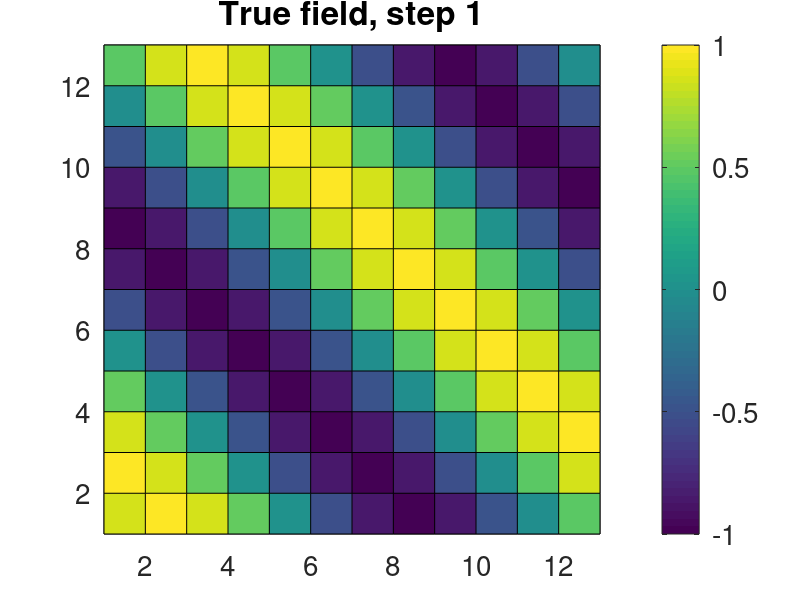
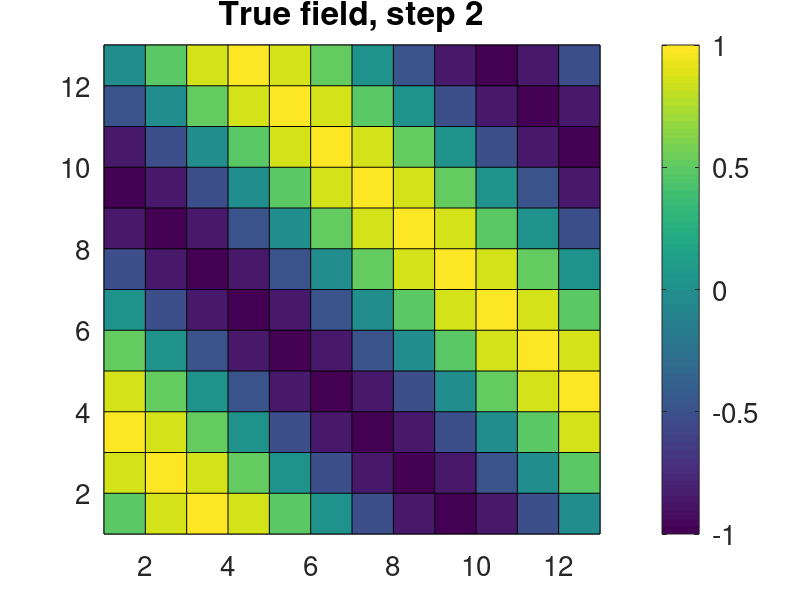
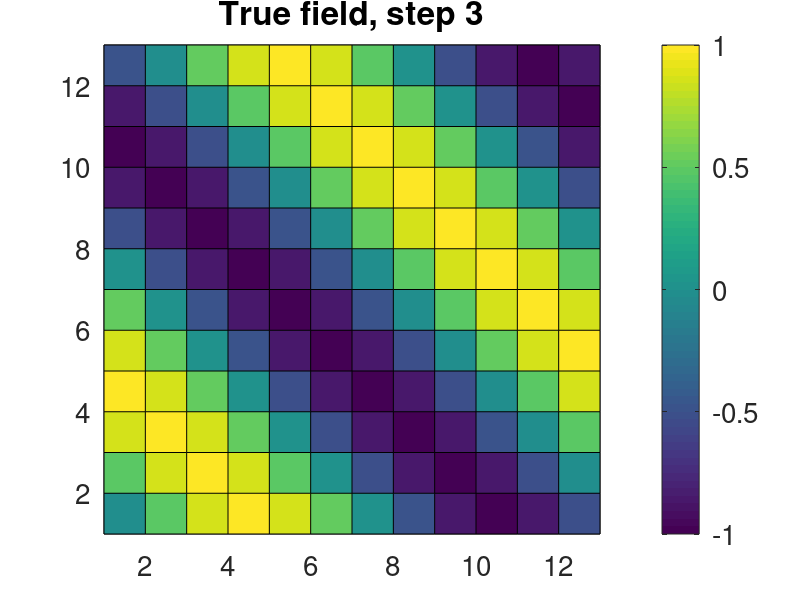
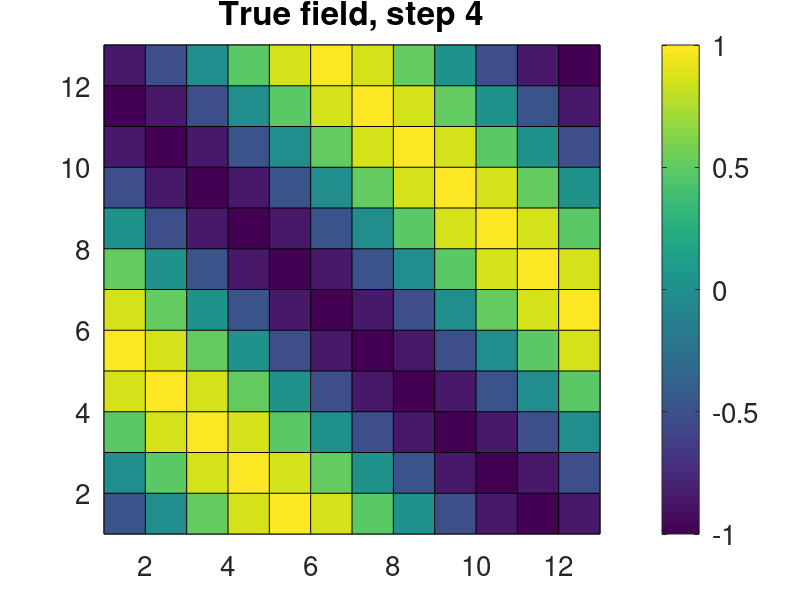

The MATLAB source for these figures, in order:
% Script to generate files for the PDAF online tutorial

dim_x = 12;         % Grid dimension in x-direction
dim_y = 12;         % Grid dimension in y-direction
dim_ens = 4;        % Maximum ensemble size
dim_step = 8;      % Number of time steps
stddev_obs = 0.5;   % Observation error standard deviation
dxobs = 4;          % x-Grid spacing for observations type A
dyobs = 4;          % y-Grid spacing for observations type A
dxobsB = 4;        % x-Grid spacing for observations type B
dyobsB = 4;         % y-Grid spacing for observations type B
obsB_offsetx = -2;  % x-offset in position of observations type B
obsB_offsety = -2;  % y-offset in position of observations type B

dowrite = 1;        % 1 to write files

% Locations of observations not placed at grid points (x, y)
obs_interp = [3.0 2.1; ...
     3.4 6.8; ...
     6.1 6.8; ...
     8.9 7.6; ...
     8.9 14.9; ...
     20.0 6.4; ...
     20.4 16.1; ...
     14.1 10.2; ...
     31.0 5.2; ...
     31.2 11.9; ...
     28.9 14.9];

 
% Reset random number generation
rng('default')

% True field
for j=1:dim_x
    for i=1:dim_y
        field(i,j,1) = sin(2*pi*(i/12+j/12));
    end
end

for step=2:dim_step+1
    for j=1:dim_x
        for i=1:dim_y-1
            field(i+1,j,step) = field(i,j,step-1);
        end
    end
    field(1,:,step) = field(dim_y,:,step-1);
end

for step=1:dim_step+1
    field_plot=zeros(dim_y+1, dim_x+1);
    field_plot(1:dim_y,1:dim_x) = field(:,:,step);
    figure
    pcolor(field_plot)
    set(gca,'fontsize',20)
    cb=colorbar;
    set(cb,'fontsize',20)
    title(['True field, step ' num2str(step)],'fontsize',24)
end


% Ensemble states
for k=1:dim_ens
    if k==1
        for j=1:dim_x
            for i=1:dim_y
                ens(i,j,k) = sin(2*pi*(i/12+j/12)+2*0.5*pi*(k+5)/dim_ens);
            end
        end
    elseif k ==2
        for j=1:dim_x
            for i=1:dim_y
                ens(i,j,k) = sin(2*pi*(i/12+j/12)+1.5*2*0.5*pi*(k+5)/dim_ens);
            end
        end
    elseif k ==3
        for j=1:dim_x
            for i=1:dim_y
                ens(i,j,k) = sin(2*pi*(i/12-j/12)+2*0.5*pi*(k+5)/dim_ens);
            end
        end
    elseif k ==4
        for j=1:dim_x
            for i=1:dim_y
                ens(i,j,k) = sin(2*pi*(i/12-j/12)+1.7*2*0.5*pi*(k+5)/dim_ens);
            end
        end
    elseif k ==5
        for j=1:dim_x
            for i=1:dim_y
                ens(i,j,k) = sin(2*pi*(i/12+0/12)+2*0.5*pi*(k+5)/dim_ens);
            end
        end
    elseif k ==6
        for j=1:dim_x
            for i=1:dim_y
                ens(i,j,k) = sin(2*pi*(i/12+0/12)+1.7*2*0.5*pi*(k+5)/dim_ens);
            end
        end
    end         
    figure
    field_plot=zeros(dim_y+1, dim_x+1);
    field_plot(1:dim_y,1:dim_x) = ens(:,:,k);
    pcolor(field_plot)
    set(gca,'fontsize',20)
    cb=colorbar;
    set(cb,'fontsize',20)
    title(['Ensemble member ' num2str(k)],'fontsize',24)
end

figure
field_plot=zeros(dim_y+1, dim_x+1);
ensmean = mean(ens,3);
field_plot(1:dim_y,1:dim_x) = ensmean;
pcolor(field_plot)
set(gca,'fontsize',20)
cb=colorbar;
set(cb,'fontsize',20)
title('Initial estimate (ensemble mean)','fontsize',24)


% Observations
obs_error = stddev_obs * randn(dim_y, dim_x, dim_step+1);
full_obs = field + obs_error;

for step=1:dim_step+1
    field_plot=zeros(dim_y+1, dim_x+1);
    field_plot(1:dim_y,1:dim_x) = full_obs(:,:,step);
    figure
    pcolor(field_plot)
    set(gca,'fontsize',20)
    cb=colorbar;
    set(cb,'fontsize',20)
    title(['Perturbed true state, step ' num2str(step-1)],'fontsize',24)
end

obs = zeros(dim_y, dim_x, dim_step+1)-999;
for step=1:dim_step+1
    for j=dxobs:dxobs:dim_x
        for i=dyobs:dyobs:dim_y
            obs(i,j,step) = full_obs(i,j,step);
        end
    end
end

obsB = zeros(dim_y, dim_x, dim_step+1)-999;
for step=1:dim_step+1
    for j=dxobsB+obsB_offsetx:dxobsB:dim_x
        for i=dyobsB+obsB_offsety:dyobsB:dim_y
            obsB(i,j,step) = full_obs(i,j,step);
        end
    end
end

for step=1:dim_step+1
    field_plot=zeros(dim_y+1, dim_x+1);
    field_plot(1:dim_y,1:dim_x) = obs(:,:,step);
    figure
    pcolor(field_plot)
    set(gca,'fontsize',20)
    cb=colorbar;
    set(cb,'fontsize',20)
    title(['Type A: 28 Observations, step ' num2str(step-1)],'fontsize',24)
    set(gca,'clim',[-3 3])
end

for step=1:dim_step+1
    field_plot=zeros(dim_y+1, dim_x+1);
    field_plot(1:dim_y,1:dim_x) = obsB(:,:,step);
    figure
    pcolor(field_plot)
    set(gca,'fontsize',20)
    cb=colorbar;
    set(cb,'fontsize',20)
    title(['Type B: 6 Observations, step ' num2str(step-1)],'fontsize',24)
    set(gca,'clim',[-3 3])
end

    

%%%%%%%%%%%%%%%%%%% Write files

if dowrite == 1
    
    % True field
    fid = fopen(['true_initial.txt'],'w');
    for i=1:dim_y
        fprintf(fid,'%14.8f',field(i,:,1));
        fprintf(fid,'\n');
    end
    fclose(fid);
    for step=2:dim_step+1
        fid = fopen(['true_step' num2str(step-1) '.txt'],'w');
        for i=1:dim_y
            fprintf(fid,'%14.8f',field(i,:,step));
            fprintf(fid,'\n');
        end
        fclose(fid);
    end

    % Observations - Type A
 %   for step=2:dim_step+1
 %       fid = fopen(['obs_step' num2str(step-1) '.txt'],'w');
 %       for i=1:dim_y
 %           fprintf(fid,'%14.6f',obs(i,:,step));
 %           fprintf(fid,'\n');
 %       end
 %       fclose(fid);
 %   end

    % Observations - Type B
    for step=2:dim_step+1
        fid = fopen(['obs_step' num2str(step-1) '.txt'],'w');
        for i=1:dim_y
            fprintf(fid,'%14.6f',obsB(i,:,step));
            fprintf(fid,'\n');
        end
        fclose(fid);
    end

    % Ensemble
    for k=1:dim_ens
        fid = fopen(['ens_' num2str(k) '.txt'],'w');
        for i=1:dim_y
            fprintf(fid,'%14.8f',ens(i,:,k));
            fprintf(fid,'\n');
        end
        fclose(fid);
    end



    % Ensemble mean
    fid = fopen('state_ini.txt','w');
    for i=1:dim_y
        fprintf(fid,'%14.6f',ensmean(i,:));
        fprintf(fid,'\n');
    end
    fclose(fid);
end